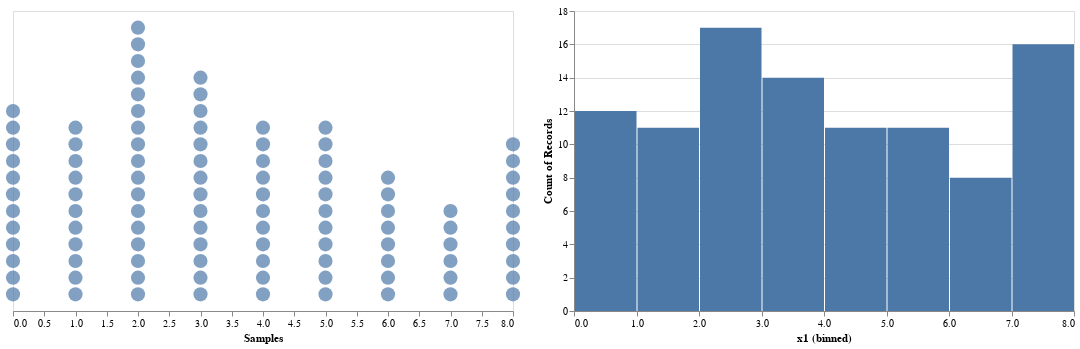

Notebook code cell kept with this figure:
### Code cell
points = df |> vl"""
{
"hconcat" : [
  {
    "width": 500,
    "height": 300,
    "mark": "circle",
    "encoding": {
        "x": {"field": "x1", "type": "quantitative","axis": {"grid":false, "title":"Samples"}},
        "y": {"field": "x2", "type": "quantitative", "axis": null},
        "size":{"value":200}
        }
    },
  {
    "width": 500,
    "height": 300,
    "mark": "bar",
    "encoding": {
    "x": {
        "bin": true,
        "field": "x1",
        "type": "quantitative"
    },
    "y": {
        "aggregate": "count",
        "type": "quantitative"
      }
    }
}
]
}
"""

### Figure 1 — Vega-Lite specification as saved in the notebook (floating-point values rounded to 4 significant figures)
{"data": {"values": [{"x1": 6, "x2": 1}, {"x1": 5, "x2": 1}, {"x1": 5, "x2": 2}, {"x1": 4, "x2": 1}, {"x1": 2, "x2": 1}, {"x1": 1, "x2": 1}, {"x1": 4, "x2": 2}, {"x1": 2, "x2": 2}, {"x1": 8, "x2": 1}, {"x1": 3, "x2": 1}, {"x1": 1, "x2": 2}, {"x1": 8, "x2": 2}, {"x1": 1, "x2": 3}, {"x1": 0, "x2": 1}, {"x1": 8, "x2": 3}, {"x1": 5, "x2": 3}, {"x1": 2, "x2": 3}, {"x1": 7, "x2": 1}, {"x1": 1, "x2": 4}, {"x1": 5, "x2": 4}, {"x1": 5, "x2": 5}, {"x1": 1, "x2": 5}, {"x1": 2, "x2": 4}, {"x1": 4, "x2": 3}, {"x1": 2, "x2": 5}, {"x1": 8, "x2": 4}, {"x1": 7, "x2": 2}, {"x1": 5, "x2": 6}, {"x1": 8, "x2": 5}, {"x1": 1, "x2": 6}, {"x1": 3, "x2": 2}, {"x1": 4, "x2": 4}, {"x1": 0, "x2": 2}, {"x1": 2, "x2": 6}, {"x1": 2, "x2": 7}, {"x1": 0, "x2": 3}, {"x1": 3, "x2": 3}, {"x1": 0, "x2": 4}, {"x1": 1, "x2": 7}, {"x1": 3, "x2": 4}, {"x1": 7, "x2": 3}, {"x1": 2, "x2": 8}, {"x1": 1, "x2": 8}, {"x1": 2, "x2": 9}, {"x1": 1, "x2": 9}, {"x1": 6, "x2": 2}, {"x1": 3, "x2": 5}, {"x1": 4, "x2": 5}, {"x1": 2, "x2": 10}, {"x1": 0, "x2": 5}, {"x1": 4, "x2": 6}, {"x1": 5, "x2": 7}, {"x1": 7, "x2": 4}, {"x1": 4, "x2": 7}, {"x1": 0, "x2": 6}, {"x1": 2, "x2": 11}, {"x1": 6, "x2": 3}, {"x1": 8, "x2": 6}, {"x1": 7, "x2": 5}, {"x1": 5, "x2": 8}, {"x1": 4, "x2": 8}, {"x1": 4, "x2": 9}, {"x1": 5, "x2": 9}, {"x1": 2, "x2": 12}, {"x1": 0, "x2": 7}, {"x1": 6, "x2": 4}, {"x1": 0, "x2": 8}, {"x1": 3, "x2": 6}, {"x1": 3, "x2": 7}, {"x1": 3, "x2": 8}, {"x1": 8, "x2": 7}, {"x1": 4, "x2": 10}, {"x1": 7, "x2": 6}, {"x1": 5, "x2": 10}, {"x1": 6, "x2": 5}, {"x1": 2, "x2": 13}, {"x1": 3, "x2": 9}, {"x1": 0, "x2": 9}, {"x1": 4, "x2": 11}, {"x1": 3, "x2": 10}, {"x1": 3, "x2": 11}, {"x1": 8, "x2": 8}, {"x1": 8, "x2": 9}, {"x1": 0, "x2": 10}, {"x1": 0, "x2": 11}, {"x1": 8, "x2": 10}, {"x1": 6, "x2": 6}, {"x1": 6, "x2": 7}, {"x1": 6, "x2": 8}, {"x1": 2, "x2": 14}, {"x1": 3, "x2": 12}, {"x1": 2, "x2": 15}, {"x1": 2, "x2": 16}, {"x1": 1, "x2": 10}, {"x1": 5, "x2": 11}, {"x1": 3, "x2": 13}, {"x1": 3, "x2": 14}, {"x1": 0, "x2": 12}, {"x1": 2, "x2": 17}, {"x1": 1, "x2": 11}]}, "hconcat": [{"encoding": {"size": {"value": 200}, "x": {"axis": {"grid": false, "title": "Samples"}, "field": "x1", "type": "quantitative"}, "y": {"axis": null, "field": "x2", "type": "quantitative"}}, "height": 300, "mark": "circle", "width": 500}, {"encoding": {"x": {"bin": true, "field": "x1", "type": "quantitative"}, "y": {"aggregate": "count", "type": "quantitative"}}, "height": 300, "mark": "bar", "width": 500}]}
